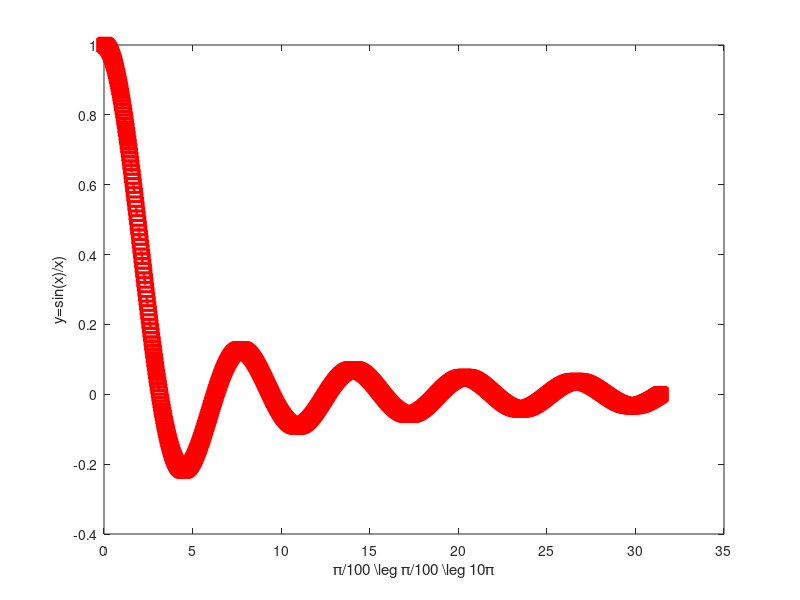

Recreate this plot in MATLAB. (Note: this script raises an error after producing the figure.)
%id = 10908528
%name = jeff jay
%dept. = mten

x = pi/100:pi/100:10*pi;
y = sin(x)./x;

plot(x,y,'--rs','LineWidth', 2,...
    'Markersize',10);

xlabel('\pi/100 \leg \pi/100 \leg 10\pi');
ylabel('y=sin(x)/x)');

gtext('y= sinx/x');
title(' A graph of x against y')

grid on

hold off